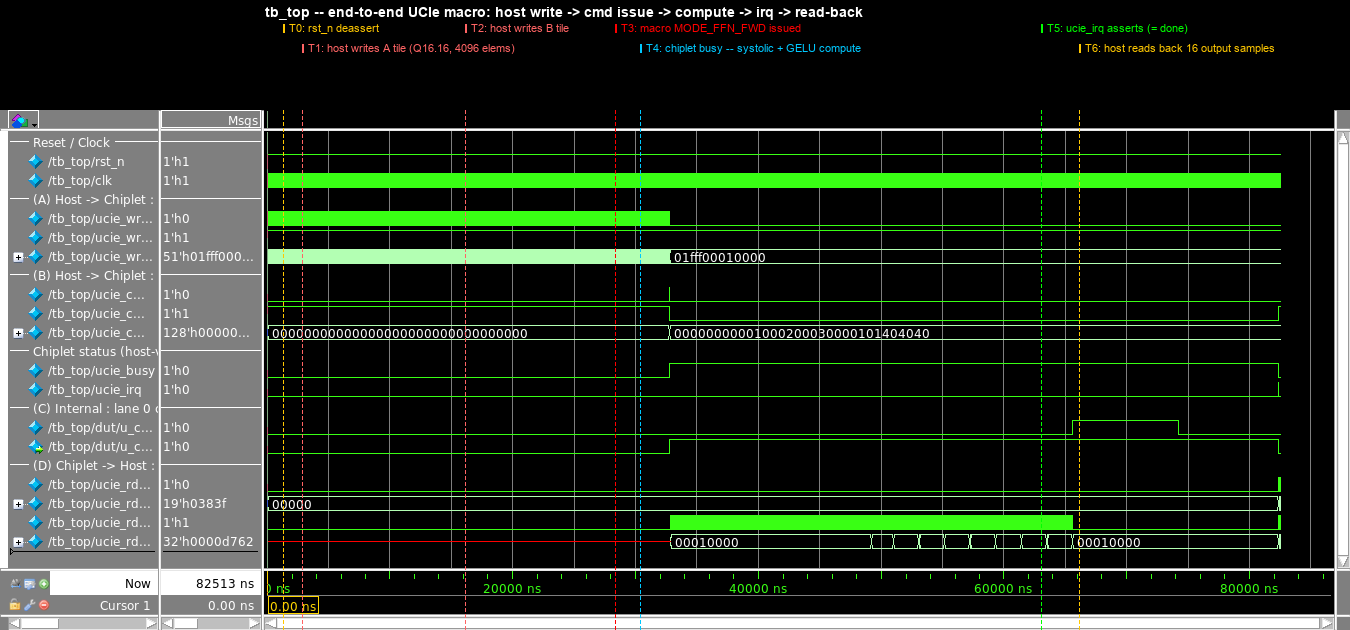
#> input picture project/m4/sim/final_waveform.png, 1350 x 630 px
$ python annotate_waveform.py
#> lines starting #> are read from the running program, lines starting #| are printed output that depends on the picture
"""
Annotate final_waveform.png with phase markers.

Adds vertical event lines + text labels above the waveform pane so the
five phases of the end-to-end tb_top macro are obvious at a glance.

Phase boundaries chosen by inspection of the source image:
  Phase 1 (host write A/B):       ~0     -> ~26,000 ns
  Phase 2 (macro issue + busy):   ~26,000 -> ~62,000 ns
  Phase 3 (irq assert = done):    ~62,000 ns
  Phase 4 (host read-back):       ~62,000 -> ~80,000 ns

Run from project/m4/sim/:
    python annotate_waveform.py
"""

from pathlib import Path
from PIL import Image, ImageDraw, ImageFont

HERE = Path(__file__).resolve().parent
SRC  = HERE / "final_waveform.png"
DST  = HERE / "final_waveform.png"

# Image is 1350x520. Waveform pane runs roughly from x=265 to x=1330 over
# a 0 to ~85,000 ns time range. Calibrated by matching the 20000-ns
# tick-mark positions visible at the bottom of the source image.
X_LEFT   = 265
X_RIGHT  = 1330
T_LEFT   = 0
T_RIGHT  = 85_000
PX_PER_NS = (X_RIGHT - X_LEFT) / (T_RIGHT - T_LEFT)


def t_to_x(t_ns):
    return int(X_LEFT + (t_ns - T_LEFT) * PX_PER_NS)


# (time_ns, label, color, vertical_anchor)
# vertical_anchor: 0 = above top group, 1 = above middle, 2 = above bottom
EVENTS = [
    (1_500,  "T0: rst_n deassert",                            (255, 200,   0), 0),
    (3_000,  "T1: host writes A tile (Q16.16, 4096 elems)",   (255, 100, 100), 0),
    (16_000, "T2: host writes B tile",                        (255, 100, 100), 0),
    (28_000, "T3: macro MODE_FFN_FWD issued",                 (255,   0,   0), 0),
    (30_000, "T4: chiplet busy -- systolic + GELU compute",   (  0, 200, 255), 0),
    (62_000, "T5: ucie_irq asserts (= done)",                 (  0, 255,   0), 0),
    (65_000, "T6: host reads back 16 output samples",         (255, 200,   0), 0),
]


def main():
    img = Image.open(SRC).convert("RGB")
#> img is the input picture: PIL image 1350x630 RGB; mean R, G, B 41, 51.1, 38.8
    W, H = img.size
#> W = 1350; H = 630
    print(f"source: {W}x{H}")
#| source: 1350x630

    # Make room above the waveform for annotation labels by extending the
    # canvas vertically with a black band on top.
    BAND_H = 110
    new = Image.new("RGB", (W, H + BAND_H), (0, 0, 0))
#> new: PIL image 1350x740 RGB; every value is 0
    new.paste(img, (0, BAND_H))
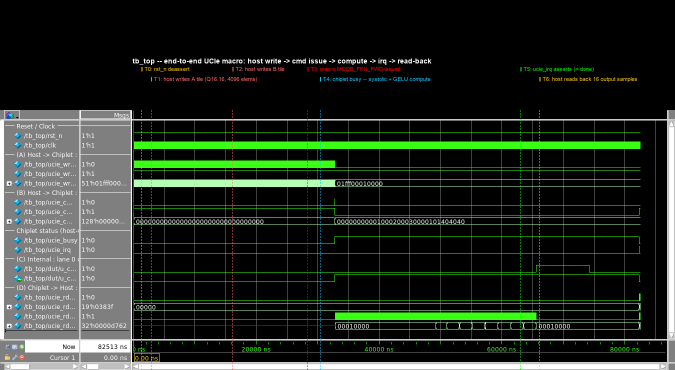
#> new: PIL image 1350x740 RGB (shown at 1/2 size); mean R, G, B 34.9, 43.5, 33.1
    draw = ImageDraw.Draw(new)

    # Try to load a TrueType font; fall back to default bitmap.
    try:
        font_label  = ImageFont.truetype("arial.ttf", 11)
        font_title  = ImageFont.truetype("arialbd.ttf", 14)
    except OSError:
        font_label  = ImageFont.load_default()
        font_title  = ImageFont.load_default()

    # Title
    draw.text((X_LEFT, 4), "tb_top -- end-to-end UCIe macro: host write -> cmd issue -> compute -> irq -> read-back",
              fill=(255, 255, 255), font=font_title)

    # For each event: draw a vertical dashed line spanning the whole
    # waveform pane and a label at the top.
    label_y_levels = [28, 48, 68, 88]
    used_level_until_x = [-9999] * len(label_y_levels)

    for t_ns, label, color, _anchor in EVENTS:
        x = t_to_x(t_ns)
        # Vertical line through both bands (label band + waveform)
        for y in range(BAND_H, H + BAND_H, 6):
            draw.line([(x, y), (x, y + 3)], fill=color, width=1)

        # Pick lowest y-level that doesn't collide with an in-use label
        for li, ly in enumerate(label_y_levels):
            if used_level_until_x[li] < x - 4:
                y_label = ly
                # Reserve this level up through label text end
                # text bbox width
                bbox = draw.textbbox((0, 0), label, font=font_label)
                lw   = bbox[2] - bbox[0]
                used_level_until_x[li] = x + lw + 10
                break
        else:
            y_label = label_y_levels[-1]

        # Tick mark on the label
        draw.line([(x, y_label - 4), (x, y_label + 4)], fill=color, width=2)
        # Label text
        draw.text((x + 6, y_label - 6), label, fill=color, font=font_label)
#> after the loop, used_level_until_x = [1211, 1305, -9999, -9999]

    new.save(DST, format="PNG", optimize=True)
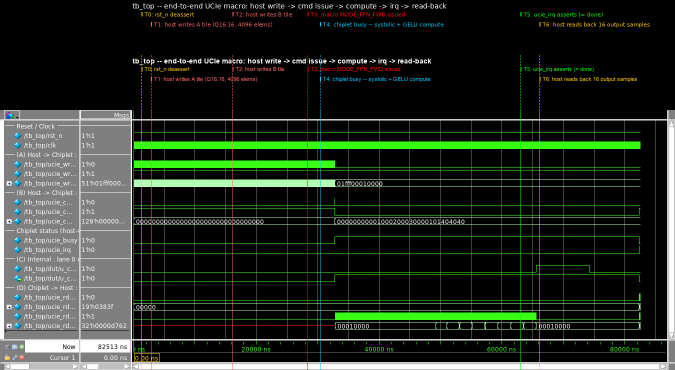
#> saved as final_waveform.png: PIL image 1350x740 RGB (shown at 1/2 size); mean R, G, B 36.1, 44.5, 33.7
    print(f"wrote {DST}")


if __name__ == "__main__":
    main()
